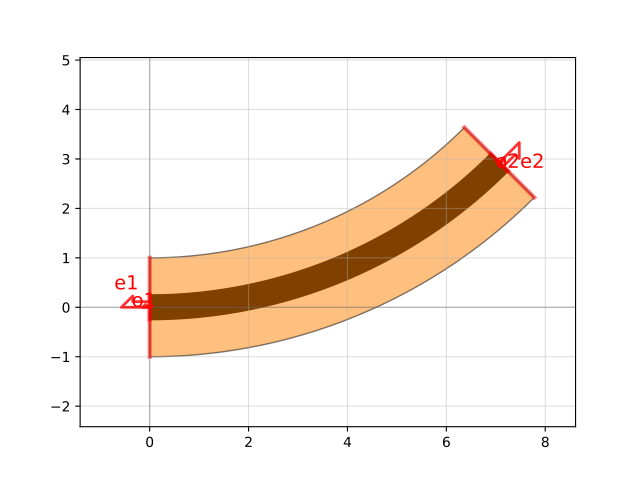

This figure's Python source:
import gdsfactory as gf

xs = gf.cross_section.strip_heater_metal(width=0.5, heater_width=2)
p = gf.path.arc(radius=10, angle=45)
c = p.extrude(xs)
c.plot()
